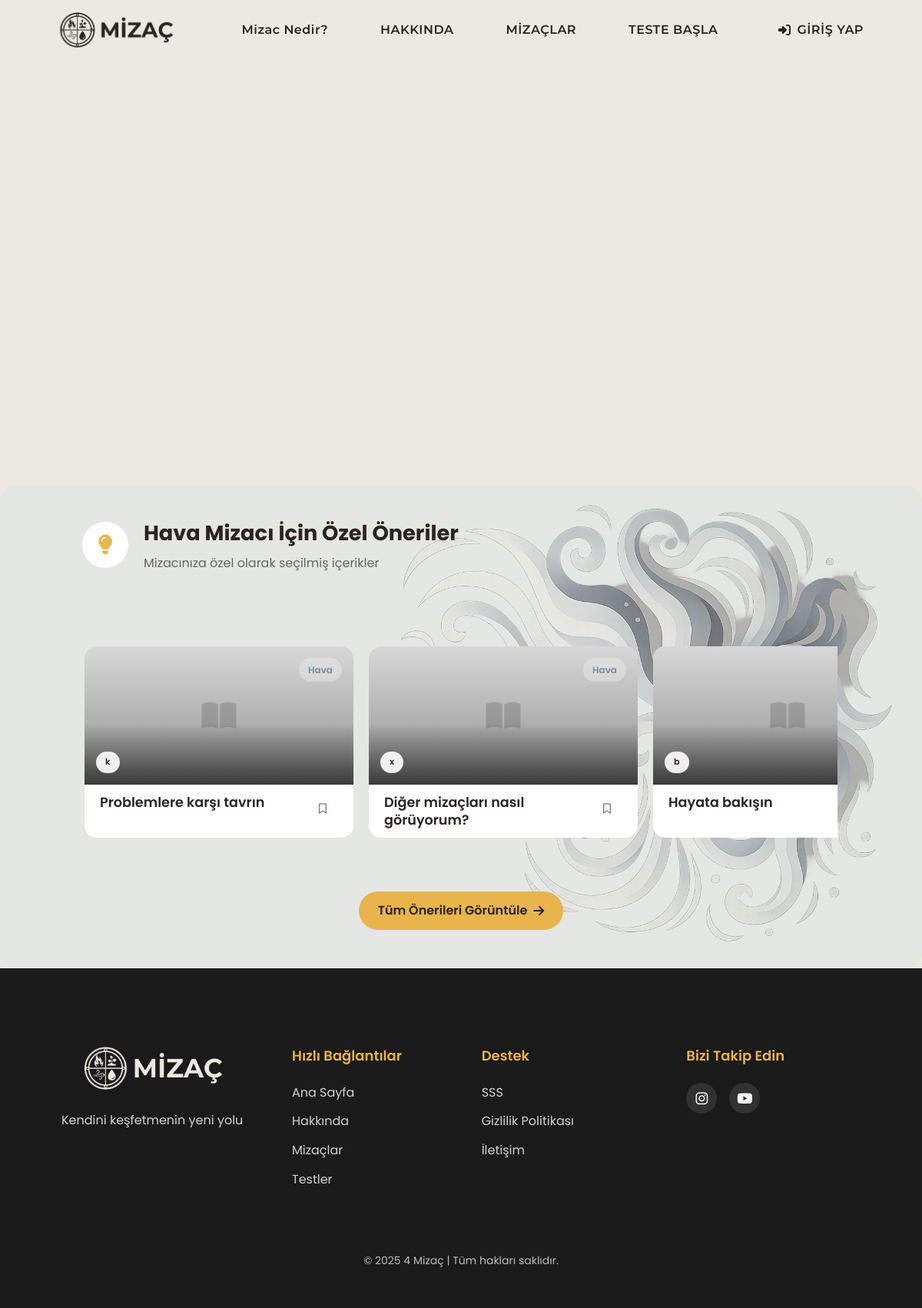
Screenshot of /temperaments/air_more/ with the database file from the repository.
### profiles/models.py (models this page shows, shortened)
class RecommendedContent(models.Model):
    ELEMENT_CHOICES = [
        ('Ateş', 'Ateş'),
        ('Hava', 'Hava'),
        ('Su', 'Su'),
        ('Toprak', 'Toprak'),
    ]
    title = models.CharField(max_length=200, verbose_name="Başlık")
    short_description = models.TextField(verbose_name="Kısa Açıklama")
    content = models.TextField(verbose_name="İçerik")
    image = models.ImageField(upload_to='content_images/', blank=True, null=True, verbose_name="Görsel")
    category = models.ForeignKey(ContentCategory, on_delete=models.CASCADE, related_name="contents", verbose_name="Kategori")
    related_element_name = models.CharField(
        max_length=50,
        verbose_name="İlgili Mizaç Elementi",
        choices=ELEMENT_CHOICES,
        help_text="Ateş, Hava, Su veya Toprak değerlerinden birini seçin"
    )
    is_active = models.BooleanField(default=True, verbose_name="Aktif mi?")
    created_at = models.DateTimeField(auto_now_add=True, verbose_name="Oluşturulma Tarihi")
    updated_at = models.DateTimeField(auto_now=True, verbose_name="Güncellenme Tarihi")
    order = models.PositiveIntegerField(default=0, verbose_name="Sıralama")
    class Meta:
        verbose_name = "Önerilen İçerik"
        verbose_name_plural = "Önerilen İçerikler"
        ordering = ['order', '-created_at']

class ContentCategory(models.Model):
    name = models.CharField(max_length=100, verbose_name="Kategori Adı")
    description = models.TextField(blank=True, null=True, verbose_name="Açıklama")
    class Meta:
        verbose_name = "İçerik Kategorisi"
        verbose_name_plural = "İçerik Kategorileri"

### temperaments/views.py (the view, shortened to what this page needs)
# urls.py: path('air_more/', views.air_more, name='air_more'),
def air_more(request):
    element_suggestions = RecommendedContent.objects.filter(
        related_element_name='Hava',
        is_active=True
    ).annotate(
        like_count=Count('user_interactions', filter=Q(user_interactions__liked=True))
    ).order_by('order', '-created_at')[:3]
    context = {
        'element_name': 'Hava',
        'element_suggestions': element_suggestions,
    }
    if request.user.is_authenticated:
        test_result = TestResult.objects.filter(user=request.user).order_by('-date_taken').first()
        if test_result:
            is_users_element = test_result.dominant_element.name == "Hava"
            context.update({
                'is_users_element': is_users_element,
                'has_test_result': True,
                'dominant_element': test_result.dominant_element
            })
        else:
            context.update({
                'has_test_result': False
            })
    else:
        context.update({
            'has_test_result': False
        })
    return render(request, 'temperaments/air_more.html', context)

### templates/temperaments/air_more.html (shortened to what this page needs)
{% extends 'base.html' %}
{% load static %}
{% block extra_css %}
<link rel="stylesheet" href="{% static 'css/temperaments.css' %}">
<link rel="stylesheet" href="{% static 'css/profiles.css' %}">
{% endblock %}
{% block content %}
<section class="air-personality">
  <div class="container">
    <div class="air-personality-container">
    </div>
</section>
<div class="premium-content-section element-section hava">
  <div class="premium-content-background">
    <div class="premium-content-container">
      <div class="container">
        <div class="premium-section-title">
          <i class="fas fa-lightbulb"></i>
          <div class="section-title-content">
            <h2>{{ element_name }} Mizacı İçin Özel Öneriler</h2>
            <p>Mizacınıza özel olarak seçilmiş içerikler</p>
          </div>
        </div>
      </div>
      <div class="content-slider-wrapper">
        {% if element_suggestions %}
          <div class="content-slider-container">
            <div class="content-slider improved-slider" id="contentSlider">
              {% for content in element_suggestions %}
                <div class="premium-card" data-content-id="{{ content.id }}" data-category="{{ content.category.id }}">
                  <div class="premium-card-inner">
                    {% if content.image %}
                      <div class="premium-card-image" style="background-image: url('{{ content.image.url }}')">
                        <div class="content-element hava">{{ element_name }}</div>
                        <div class="content-category">{{ content.category.name }}</div>
                      </div>
                    {% else %}
                      <div class="premium-card-image placeholder-image">
                        <i class="fas fa-book-open"></i>
                        <div class="content-element hava">{{ element_name }}</div>
                        <div class="content-category">{{ content.category.name }}</div>
                      </div>
                    {% endif %}
                    <div class="content-header">
                      <h3 class="content-title">{{ content.title }}</h3>
                      <button class="save-button-header {% if content.is_saved %}saved{% endif %}"
                              data-content-id="{{ content.id }}"
                              title="{% if content.is_saved %}Kaydedildi{% else %}Kaydet{% endif %}">
                        <i class="{% if content.is_saved %}fas{% else %}far{% endif %} fa-bookmark"></i>
                      </button>
                    </div>
                  </div>
                </div>
              {% endfor %}
            </div>
          </div>
        {% endif %}
      </div>
      <div class="container">
        <div class="suggestions-more">
          <a href="{% url 'my_suggestions' %}" class="more-link">
            Tüm Önerileri Görüntüle <i class="fas fa-arrow-right"></i>
          </a>
        </div>
      </div>
    </div>
  </div>
</div>
{% endblock %}

### static/css/base.css (style rules this page uses)
*, *:before, *:after, *:focus, *:active, *:hover { outline: none !important; -webkit-tap-highlight-color: transparent !important; -webkit-touch-callout: none !important; }
* { -webkit-tap-highlight-color: rgba(0,0,0,0) !important; -webkit-tap-highlight-color: transparent !important; -webkit-focus-ring-color: transparent !important; -webkit-appearance: none !important; -moz-appearance: none !important; appearance: none !important; }
button, input[type="button"], input[type="submit"], input[type="reset"], a, .btn, .button, [role="button"] { outline: none !important; border: none !important; -webkit-tap-highlight-color: transparent !important; -webkit-touch-callout: none !important; -webkit-appearance: none !important; -moz-appearance: none !important; appearance: none !important; }
a, a:link, a:visited, a:hover, a:active, a:focus { outline: none !important; text-decoration: none !important; -webkit-tap-highlight-color: transparent !important; -webkit-touch-callout: none !important; }
html { scrollbar-width: none !important; }
body { overscroll-behavior: none !important; overscroll-behavior-y: none !important; }
html, body { -webkit-overflow-scrolling: touch !important; overflow-scrolling: touch !important; }
img, a, button, [role="button"] { -webkit-touch-callout: none !important; pointer-events: auto !important; }
button, a, input, textarea, select, [role="button"], [onclick], .btn, .clickable { pointer-events: auto !important; }
*::placeholder { color: inherit !important; opacity: 1 !important; }
* { margin: 0; padding: 0; box-sizing: border-box; }
:root { --primary-color: #292321; --secondary-color: #ece9e3; --accent-color: #e9b44c; --text-color: #292321; --light-text: #fafafa; --dark-bg: #1a1a1a; --border-radius: 16px; --card-radius: 20px; --box-shadow: 0 10px 30px rgba(0, 0, 0, 0.07); --card-shadow: 0 15px 35px rgba(0, 0, 0, 0.08); --transition: all 0.3s cubic-bezier(0.25, 0.8, 0.25, 1); }
body { font-family: 'Poppins', sans-serif; background-color: var(--secondary-color); color: var(--text-color); max-width: 100vw; overflow-x: hidden; line-height: 1.6; }
html, body { height: 100%; }
.container { width: 90%; max-width: 1200px; margin: 0 auto; padding: 20px; }
.hava { background-color: rgba(79, 193, 233, 0.05); border-left: 4px solid #4fc1e9; }

### static/css/temperaments.css (style rules this page uses)
:root { --primary-color: #292321; --secondary-color: #ece9e3; --accent-color: #e9b44c; --card-radius: 15px; --border-radius: 8px; --card-shadow: 0 10px 30px rgba(0, 0, 0, 0.08); --transition: all 0.3s ease; --light-text: #ffffff; --fire-color: #e74c3c; --fire-bg: rgba(231, 76, 60, 0.2); --air-color: #78909c; --air-bg: rgba(120, 144, 156, 0.2); --water-color: #2980b9; --water-bg: rgba(41, 128, 185, 0.2); --earth-color: #8d6e63; --earth-bg: rgba(141, 110, 99, 0.2); }
.water-personality-container, .fire-personality-container, .air-personality-container, .earth-personality-container { display: flex; align-items: center; justify-content: space-between; gap: 40px; max-width: 1200px; margin: 60px auto; padding: 0 5%; flex-wrap: wrap; }
.placeholder-image { display: flex; justify-content: center; align-items: center; background-color: #f0f0f0; }
.placeholder-image i { font-size: 2.5rem; color: #ccc; }
.suggestions-more { text-align: center; margin-top: 20px; }
.more-link { display: inline-flex; align-items: center; gap: 8px; padding: 12px 25px; background-color: var(--accent-color); color: var(--primary-color); border-radius: 30px; font-weight: 600; text-decoration: none; transition: var(--transition); box-shadow: 0 5px 15px rgba(233, 180, 76, 0.3); }

### rows the page displays
RecommendedContent: related_element_name "Hava", category.name "k", title "Problemlere karşı tavrın"
RecommendedContent: related_element_name "Hava", category.name "x", title "Diğer mizaçları nasıl görüyorum?"
RecommendedContent: category.name "b", title "Hayata bakışın"

### other values shown
{{ element_name }} "Hava"
